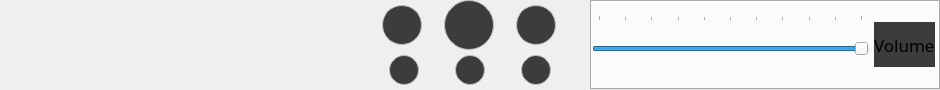
           <widget class="QWidget" name="widget_player" native="true">
            <property name="sizePolicy">
             <sizepolicy hsizetype="Expanding" vsizetype="Fixed">
              <horstretch>0</horstretch>
              <verstretch>0</verstretch>
             </sizepolicy>
            </property>
            <property name="minimumSize">
             <size>
              <width>0</width>
              <height>90</height>
             </size>
            </property>
            <property name="maximumSize">
             <size>
              <width>16777215</width>
              <height>90</height>
             </size>
            </property>
            <layout class="QGridLayout" name="widget_player_gridLayout" columnstretch="1,1,1">
             <property name="leftMargin">
              <number>0</number>
             </property>
             <property name="topMargin">
              <number>0</number>
             </property>
             <property name="rightMargin">
              <number>0</number>
             </property>
             <property name="bottomMargin">
              <number>0</number>
             </property>
             <property name="spacing">
              <number>0</number>
             </property>
             <item row="0" column="0">
              <widget class="QWidget" name="widget_audio_info" native="true">
               <property name="sizePolicy">
                <sizepolicy hsizetype="Preferred" vsizetype="Expanding">
                 <horstretch>0</horstretch>
                 <verstretch>0</verstretch>
                </sizepolicy>
               </property>
               <property name="minimumSize">
                <size>
                 <width>350</width>
                 <height>90</height>
                </size>
               </property>
               <property name="maximumSize">
                <size>
                 <width>16777215</width>
                 <height>90</height>
                </size>
               </property>
               <layout class="QHBoxLayout" name="widget_song_info_horizontalLayout">
                <property name="spacing">
                 <number>10</number>
                </property>
                <property name="leftMargin">
                 <number>5</number>
                </property>
                <property name="topMargin">
                 <number>5</number>
                </property>
                <property name="rightMargin">
                 <number>5</number>
                </property>
                <property name="bottomMargin">
                 <number>5</number>
                </property>
                <item>
                 <widget class="QLabel" name="label_audio_icon">
                  <property name="minimumSize">
                   <size>
                    <width>80</width>
                    <height>80</height>
                   </size>
                  </property>
                  <property name="maximumSize">
                   <size>
                    <width>80</width>
                    <height>80</height>
                   </size>
                  </property>
                  <property name="text">
                   <string/>
                  </property>
                 </widget>
                </item>
                <item>
                 <widget class="QLabel" name="label_audio_name">
                  <property name="minimumSize">
                   <size>
                    <width>0</width>
                    <height>80</height>
                   </size>
                  </property>
                  <property name="maximumSize">
                   <size>
                    <width>16777215</width>
                    <height>80</height>
                   </size>
                  </property>
                  <property name="text">
                   <string/>
                  </property>
                  <property name="wordWrap">
                   <bool>true</bool>
                  </property>
                 </widget>
                </item>
               </layout>
              </widget>
             </item>
             <item row="0" column="2">
              <widget class="QWidget" name="widget_audio_parameters" native="true">
               <property name="sizePolicy">
                <sizepolicy hsizetype="Preferred" vsizetype="Fixed">
                 <horstretch>0</horstretch>
                 <verstretch>0</verstretch>
                </sizepolicy>
               </property>
               <property name="minimumSize">
                <size>
                 <width>350</width>
                 <height>90</height>
                </size>
               </property>
               <property name="maximumSize">
                <size>
                 <width>16777215</width>
                 <height>90</height>
                </size>
               </property>
               <property name="styleSheet">
                <string notr="true">border: 0px solid</string>
               </property>
               <layout class="QHBoxLayout" name="widget_song_parameters_horizontalLayout">
                <property name="spacing">
                 <number>0</number>
                </property>
                <property name="leftMargin">
                 <number>0</number>
                </property>
                <property name="topMargin">
                 <number>0</number>
                </property>
                <property name="rightMargin">
                 <number>0</number>
                </property>
                <property name="bottomMargin">
                 <number>0</number>
                </property>
                <item>
                 <spacer name="horizontalSpacer_2">
                  <property name="orientation">
                   <enum>Qt::Horizontal</enum>
                  </property>
                  <property name="sizeHint" stdset="0">
                   <size>
                    <width>40</width>
                    <height>20</height>
                   </size>
                  </property>
                 </spacer>
                </item>
                <item>
                 <widget class="QTabWidget" name="tabWidget_audio_parameters">
                  <property name="minimumSize">
                   <size>
                    <width>350</width>
                    <height>90</height>
                   </size>
                  </property>
                  <property name="maximumSize">
                   <size>
                    <width>350</width>
                    <height>90</height>
                   </size>
                  </property>
                  <property name="layoutDirection">
                   <enum>Qt::LeftToRight</enum>
                  </property>
                  <property name="styleSheet">
                   <string notr="true">QTabBar {
font: 13pt &quot;Century Gothic&quot;;
border: 0px solid;
}

QTabBar:tab {
font: 13pt &quot;Century Gothic&quot;;
background-color: rgb(63, 63, 63);
height: 0px;

}
QTabBar:tab:hover {
background-color: rgb(188, 188, 188);
color: rgb(0, 0, 0)
}
QTabBar:tab:selected {
background-color: rgb(160, 160, 160);
color: rgb(12, 12, 12);
}

QTabWidget::pane {}</string>
                  </property>
                  <property name="currentIndex">
                   <number>0</number>
                  </property>
                  <property name="iconSize">
                   <size>
                    <width>0</width>
                    <height>0</height>
                   </size>
                  </property>
                  <property name="usesScrollButtons">
                   <bool>false</bool>
                  </property>
                  <widget class="QWidget" name="tab_audio_parameters_sliders">
                   <property name="styleSheet">
                    <string notr="true">border: 0px solid;</string>
                   </property>
                   <attribute name="title">
                    <string>Tab 2</string>
                   </attribute>
                   <layout class="QGridLayout" name="tab_song_parameters_sliders_gridLayout" rowstretch="1" columnstretch="0,0">
                    <property name="sizeConstraint">
                     <enum>QLayout::SetDefaultConstraint</enum>
                    </property>
                    <property name="leftMargin">
                     <number>2</number>
                    </property>
                    <property name="topMargin">
                     <number>0</number>
                    </property>
                    <property name="rightMargin">
                     <number>5</number>
                    </property>
                    <property name="bottomMargin">
                     <number>0</number>
                    </property>
                    <property name="horizontalSpacing">
                     <number>5</number>
                    </property>
                    <property name="verticalSpacing">
                     <number>0</number>
                    </property>
                    <item row="0" column="1">
                     <widget class="QLabel" name="label_volume_slider">
                      <property name="minimumSize">
                       <size>
                        <width>0</width>
                        <height>40</height>
                       </size>
                      </property>
                      <property name="maximumSize">
                       <size>
                        <width>16777215</width>
                        <height>45</height>
                       </size>
                      </property>
                      <property name="font">
                       <font>
                        <family>Century Gothic</family>
                        <pointsize>13</pointsize>
                        <weight>9</weight>
                        <italic>false</italic>
                        <bold>false</bold>
                       </font>
                      </property>
                      <property name="styleSheet">
                       <string notr="true">QLabel {
	background-color: rgb(60, 60, 60);
}</string>
                      </property>
                      <property name="text">
                       <string>Volume</string>
                      </property>
                     </widget>
                    </item>
                    <item row="0" column="0">
                     <widget class="QSlider" name="horizontalSlider_volume">
                      <property name="minimumSize">
                       <size>
                        <width>0</width>
                        <height>60</height>
                       </size>
                      </property>
                      <property name="maximumSize">
                       <size>
                        <width>16777215</width>
                        <height>60</height>
                       </size>
                      </property>
                      <property name="font">
                       <font>
                        <family>Century Gothic</family>
                        <pointsize>13</pointsize>
                        <weight>9</weight>
                        <italic>false</italic>
                        <bold>false</bold>
                       </font>
                      </property>
                      <property name="maximum">
                       <number>100</number>
                      </property>
                      <property name="value">
                       <number>100</number>
                      </property>
                      <property name="orientation">
                       <enum>Qt::Horizontal</enum>
                      </property>
                      <property name="invertedControls">
                       <bool>false</bool>
                      </property>
                      <property name="tickPosition">
                       <enum>QSlider::TicksAbove</enum>
                      </property>
                      <property name="tickInterval">
                       <number>10</number>
                      </property>
                     </widget>
                    </item>
                   </layout>
                  </widget>
                 </widget>
                </item>
               </layout>
              </widget>
             </item>
             <item row="0" column="1">
              <widget class="QWidget" name="audio_control_buttons" native="true">
               <property name="sizePolicy">
                <sizepolicy hsizetype="Minimum" vsizetype="Minimum">
                 <horstretch>0</horstretch>
                 <verstretch>0</verstretch>
                </sizepolicy>
               </property>
               <property name="minimumSize">
                <size>
                 <width>200</width>
                 <height>90</height>
                </size>
               </property>
               <property name="maximumSize">
                <size>
                 <width>200</width>
                 <height>90</height>
                </size>
               </property>
               <layout class="QGridLayout" name="song_control_buttons_gridLayout">
                <property name="leftMargin">
                 <number>0</number>
                </property>
                <property name="topMargin">
                 <number>0</number>
                </property>
                <property name="rightMargin">
                 <number>0</number>
                </property>
                <property name="bottomMargin">
                 <number>0</number>
                </property>
                <property name="horizontalSpacing">
                 <number>10</number>
                </property>
                <property name="verticalSpacing">
                 <number>0</number>
                </property>
                <item row="1" column="0" colspan="2">
                 <widget class="QWidget" name="widget_restore_repeat_shuffle" native="true">
                  <property name="sizePolicy">
                   <sizepolicy hsizetype="Minimum" vsizetype="Minimum">
                    <horstretch>0</horstretch>
                    <verstretch>0</verstretch>
                   </sizepolicy>
                  </property>
                  <property name="minimumSize">
                   <size>
                    <width>0</width>
                    <height>40</height>
                   </size>
                  </property>
                  <property name="maximumSize">
                   <size>
                    <width>16777215</width>
                    <height>40</height>
                   </size>
                  </property>
                  <property name="styleSheet">
                   <string notr="true">QPushButton {
background-color: rgb(60, 60, 60);
border: 1px solid rgb(188, 188, 188);
border-radius: 15%;
}
QPushButton:hover{
background-color: rgb(188, 188, 188);
color: rgb(0, 0, 0);
}</string>
                  </property>
                  <layout class="QGridLayout" name="gridLayout_2">
                   <property name="leftMargin">
                    <number>0</number>
                   </property>
                   <property name="topMargin">
                    <number>0</number>
                   </property>
                   <property name="rightMargin">
                    <number>0</number>
                   </property>
                   <property name="bottomMargin">
                    <number>0</number>
                   </property>
                   <property name="horizontalSpacing">
                    <number>17</number>
                   </property>
                   <property name="verticalSpacing">
                    <number>0</number>
                   </property>
                   <item row="0" column="0">
                    <widget class="QPushButton" name="button_stop">
                     <property name="maximumSize">
                      <size>
                       <width>30</width>
                       <height>30</height>
                      </size>
                     </property>
                     <property name="cursor">
                      <cursorShape>PointingHandCursor</cursorShape>
                     </property>
                     <property name="styleSheet">
                      <string notr="true"/>
                     </property>
                     <property name="text">
                      <string/>
                     </property>
                     <property name="icon">
                      <iconset resource="../resources.qrc">
                       <normaloff>:/icons/assets/stop-button.png</normaloff>:/icons/assets/stop-button.png</iconset>
                     </property>
                     <property name="iconSize">
                      <size>
                       <width>30</width>
                       <height>30</height>
                      </size>
                     </property>
                    </widget>
                   </item>
                   <item row="0" column="1">
                    <widget class="QPushButton" name="button_repeat">
                     <property name="maximumSize">
                      <size>
                       <width>30</width>
                       <height>30</height>
                      </size>
                     </property>
                     <property name="cursor">
                      <cursorShape>PointingHandCursor</cursorShape>
                     </property>
                     <property name="styleSheet">
                      <string notr="true"/>
                     </property>
                     <property name="text">
                      <string/>
                     </property>
                     <property name="icon">
                      <iconset resource="../resources.qrc">
                       <normaloff>:/icons/assets/repeat.png</normaloff>:/icons/assets/repeat.png</iconset>
                     </property>
                     <property name="iconSize">
                      <size>
                       <width>32</width>
                       <height>32</height>
                      </size>
                     </property>
                    </widget>
                   </item>
                   <item row="0" column="2">
                    <widget class="QPushButton" name="button_shuffle">
                     <property name="maximumSize">
                      <size>
                       <width>30</width>
                       <height>30</height>
                      </size>
                     </property>
                     <property name="cursor">
                      <cursorShape>PointingHandCursor</cursorShape>
                     </property>
                     <property name="styleSheet">
                      <string notr="true"/>
                     </property>
                     <property name="text">
                      <string/>
                     </property>
                     <property name="icon">
                      <iconset resource="../resources.qrc">
                       <normaloff>:/icons/assets/shuffle.png</normaloff>:/icons/assets/shuffle.png</iconset>
                     </property>
                     <property name="iconSize">
                      <size>
                       <width>32</width>
                       <height>32</height>
                      </size>
                     </property>
                    </widget>
                   </item>
                  </layout>
                 </widget>
                </item>
                <item row="0" column="0" colspan="2">
                 <widget class="QWidget" name="widget_prev_play_next" native="true">
                  <property name="sizePolicy">
                   <sizepolicy hsizetype="Minimum" vsizetype="Minimum">
                    <horstretch>0</horstretch>
                    <verstretch>0</verstretch>
                   </sizepolicy>
                  </property>
                  <property name="minimumSize">
                   <size>
                    <width>0</width>
                    <height>50</height>
                   </size>
                  </property>
                  <property name="maximumSize">
                   <size>
                    <width>16777215</width>
                    <height>50</height>
                   </size>
                  </property>
                  <property name="styleSheet">
                   <string notr="true">QPushButton {
background-color: rgb(60, 60, 60);
border: 1px solid rgb(188, 188, 188);
border-radius: 20%;
font-size: 14pt;
}
QPushButton:hover{
background-color: rgb(188, 188, 188);
color: rgb(0, 0, 0);
}</string>
                  </property>
                  <layout class="QGridLayout" name="gridLayout">
                   <property name="leftMargin">
                    <number>0</number>
                   </property>
                   <property name="topMargin">
                    <number>0</number>
                   </property>
                   <property name="rightMargin">
                    <number>0</number>
                   </property>
                   <property name="bottomMargin">
                    <number>0</number>
                   </property>
                   <property name="horizontalSpacing">
                    <number>10</number>
                   </property>
                   <property name="verticalSpacing">
                    <number>0</number>
                   </property>
                   <item row="0" column="0">
                    <widget class="QPushButton" name="button_previous_audio">
                     <property name="sizePolicy">
                      <sizepolicy hsizetype="Fixed" vsizetype="Fixed">
                       <horstretch>0</horstretch>
                       <verstretch>0</verstretch>
                      </sizepolicy>
                     </property>
                     <property name="minimumSize">
                      <size>
                       <width>40</width>
                       <height>40</height>
                      </size>
                     </property>
                     <property name="maximumSize">
                      <size>
                       <width>40</width>
                       <height>40</height>
                      </size>
                     </property>
                     <property name="cursor">
                      <cursorShape>PointingHandCursor</cursorShape>
                     </property>
                     <property name="styleSheet">
                      <string notr="true"/>
                     </property>
                     <property name="text">
                      <string/>
                     </property>
                     <property name="icon">
                      <iconset resource="../resources.qrc">
                       <normaloff>:/icons/assets/previous.png</normaloff>:/icons/assets/previous.png</iconset>
                     </property>
                     <property name="iconSize">
                      <size>
                       <width>40</width>
                       <height>40</height>
                      </size>
                     </property>
                    </widget>
                   </item>
                   <item row="0" column="1">
                    <widget class="QPushButton" name="button_play_pause">
                     <property name="sizePolicy">
                      <sizepolicy hsizetype="Fixed" vsizetype="Fixed">
                       <horstretch>0</horstretch>
                       <verstretch>0</verstretch>
                      </sizepolicy>
                     </property>
                     <property name="minimumSize">
                      <size>
                       <width>50</width>
                       <height>50</height>
                      </size>
                     </property>
                     <property name="maximumSize">
                      <size>
                       <width>50</width>
                       <height>50</height>
                      </size>
                     </property>
                     <property name="cursor">
                      <cursorShape>PointingHandCursor</cursorShape>
                     </property>
                     <property name="styleSheet">
                      <string notr="true">QPushButton {border-radius: 25%;}</string>
                     </property>
                     <property name="text">
                      <string/>
                     </property>
                     <property name="icon">
                      <iconset resource="../resources.qrc">
                       <normaloff>:/icons/assets/play-button.png</normaloff>:/icons/assets/play-button.png</iconset>
                     </property>
                     <property name="iconSize">
                      <size>
                       <width>48</width>
                       <height>48</height>
                      </size>
                     </property>
                    </widget>
                   </item>
                   <item row="0" column="2">
                    <widget class="QPushButton" name="button_next_audio">
                     <property name="sizePolicy">
                      <sizepolicy hsizetype="Fixed" vsizetype="Fixed">
                       <horstretch>0</horstretch>
                       <verstretch>0</verstretch>
                      </sizepolicy>
                     </property>
                     <property name="minimumSize">
                      <size>
                       <width>40</width>
                       <height>40</height>
                      </size>
                     </property>
                     <property name="maximumSize">
                      <size>
                       <width>40</width>
                       <height>40</height>
                      </size>
                     </property>
                     <property name="cursor">
                      <cursorShape>PointingHandCursor</cursorShape>
                     </property>
                     <property name="styleSheet">
                      <string notr="true"/>
                     </property>
                     <property name="text">
                      <string/>
                     </property>
                     <property name="icon">
                      <iconset resource="../resources.qrc">
                       <normaloff>:/icons/assets/next.png</normaloff>:/icons/assets/next.png</iconset>
                     </property>
                     <property name="iconSize">
                      <size>
                       <width>40</width>
                       <height>40</height>
                      </size>
                     </property>
                    </widget>
                   </item>
                  </layout>
                 </widget>
                </item>
               </layout>
              </widget>
             </item>
            </layout>
           </widget>
